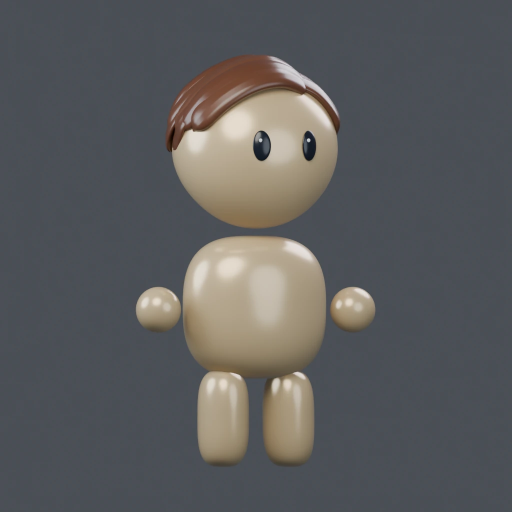
#> input picture 156/Masculine-part-original-body-threequarter.webp, 1024 x 1024 px, given in place of none-default-front.png, which was not available (shown at 1/2 size)
$ python make_sheets.py
#> lines starting #> are read from the running program, lines starting #| are printed output that depends on the picture
"""Contact sheets for visual review of the exported bob components."""
import sys
sys.dont_write_bytecode=True
from pathlib import Path
import argparse
from PIL import Image,ImageDraw,ImageFont

OUT=Path('D:/Ravedio-Avatar-Work/native335')
HATS=('none','cap','beanie','bucket','cowboy','ears','headband','pashmina')
COLORS=('default','black','auburn','blonde','platinum','pink','purple','ombre')
ANGLES=('front','threequarter','profile','rightprofile','rear','rearquarter','above','underneath')


def sheet(path,rows,size=250):
#> called with size = 275
    canvas=Image.new('RGB',(max(map(len,rows))*size,len(rows)*(size+25)),'#F1F4FA')
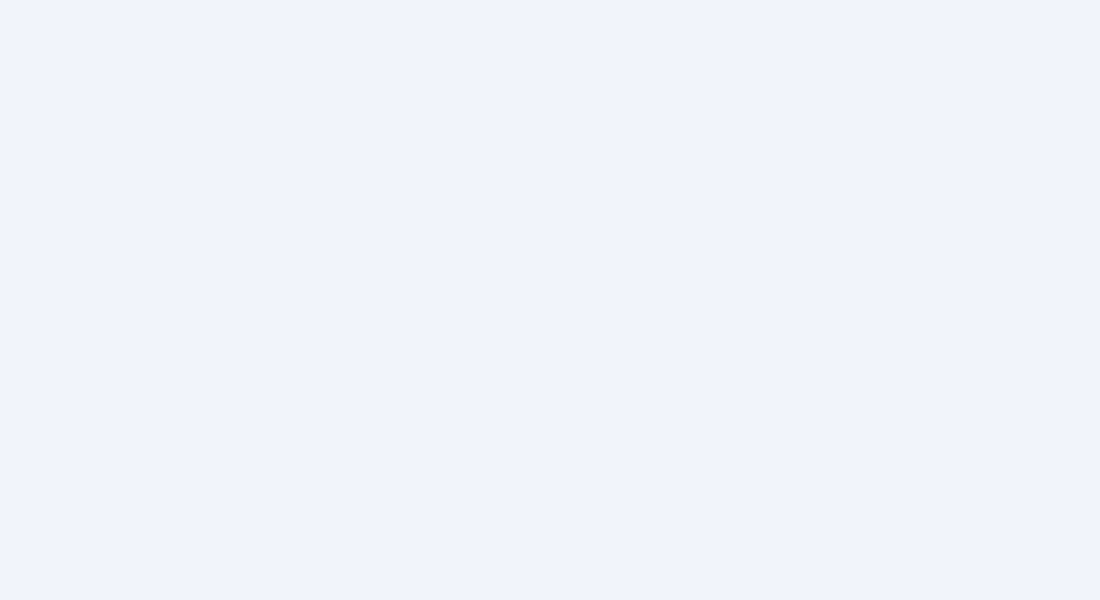
#> canvas: PIL image 1100x600 RGB; mean R, G, B 241, 244, 250
    draw=ImageDraw.Draw(canvas);font=ImageFont.load_default(size=13)
    for row,items in enumerate(rows):
        for col,(label,name) in enumerate(items):
            x,y=col*size,row*(size+25)
            draw.text((x+8,y+4),label,fill='#24313e',font=font)
            with Image.open(OUT/'review'/f'{name}.png') as source:
#> source is the input picture: PIL image 1024x1024 RGB; mean R, G, B 91.5, 92.1, 93.2
                picture=source.convert('RGBA').resize((size,size),Image.Resampling.LANCZOS)
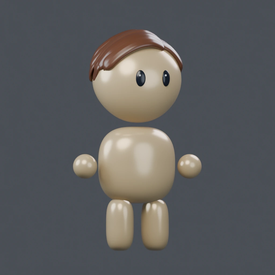
#> picture: PIL image 275x275 RGBA; mean R, G, B, A 91.5, 92.1, 93.2, 255
            canvas.paste(picture,(x,y+25),picture)
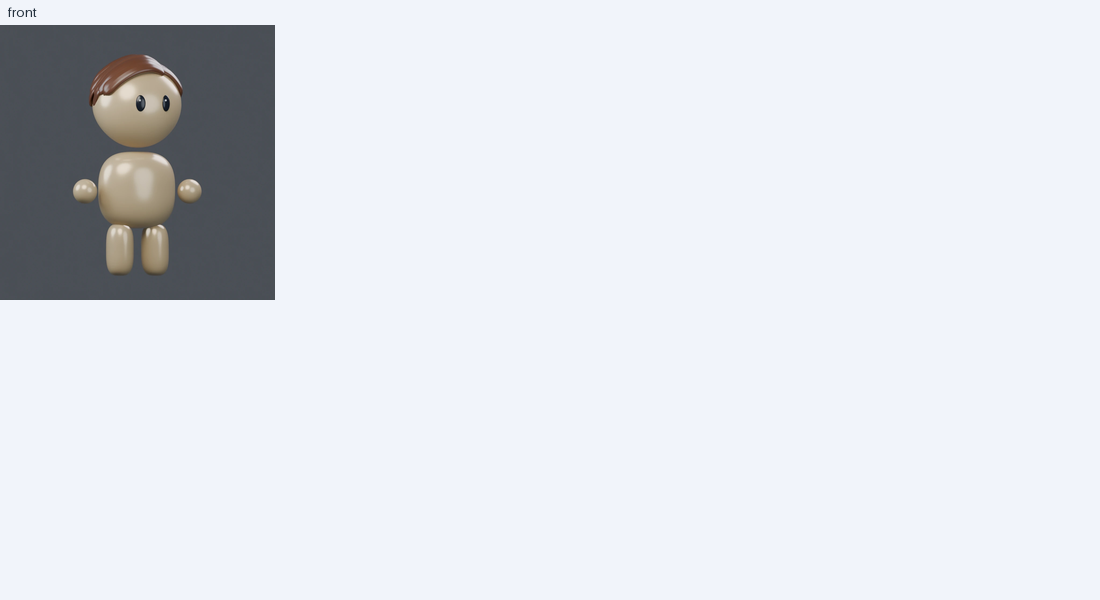
#> canvas: PIL image 1100x600 RGB; mean R, G, B 223.8, 226.6, 232
    canvas.save(path,quality=94)


def main():
    parser=argparse.ArgumentParser();parser.add_argument('--quick',action='store_true')
    args=parser.parse_args()
    if args.quick:
        for color in ('default','ombre'):
            for group in range(2):
                sheet(OUT/f'quick-{color}-{group}.jpg',[
                    [(hat+' / '+angle,f'{hat}-{color}-{angle}') for angle in ('threequarter','profile','rearquarter')]
                    for hat in HATS[group*4:group*4+4]],275)
        return
    sheet(OUT/'angles.jpg',[[(angle,f'none-default-{angle}') for angle in ANGLES[i:i+4]] for i in (0,4)],275)
    for color,file in (('default','headwear.jpg'),('ombre','ombre.jpg')):
        sheet(OUT/file,[[(hat,f'{hat}-{color}-{angle}') for hat in HATS] for angle in ('threequarter','rearquarter')],250)
    sheet(OUT/'colors.jpg',[[(color,f'none-{color}-{angle}') for color in COLORS] for angle in ('threequarter','rear')],250)
    checks=OUT/'checks';checks.mkdir(exist_ok=True)
    for hat in HATS:
        for color in COLORS:
            sheet(checks/f'{hat}-{color}.jpg',[
                [(angle,f'{hat}-{color}-{angle}') for angle in ANGLES[i:i+4]] for i in (0,4)],260)
    tops=('bandeau','jersey','open','strappy','sweatshirt','tank','triangle','tshirt')
    for hat in ('none','pashmina'):
        sheet(OUT/f'wardrobe-{hat}.jpg',[
            [(top+' / '+angle,f'{top}-{hat}-default-{angle}') for angle in ('front','profile','rear','underneath')]
            for top in tops],240)
    sheet(OUT/'deep-colors.jpg',[
        [(color,f'deep-none-{color}-{angle}') for color in COLORS]
        for angle in ('threequarter','rearquarter')],250)


#> (the run stopped early here; a loop or call above may not have finished)
